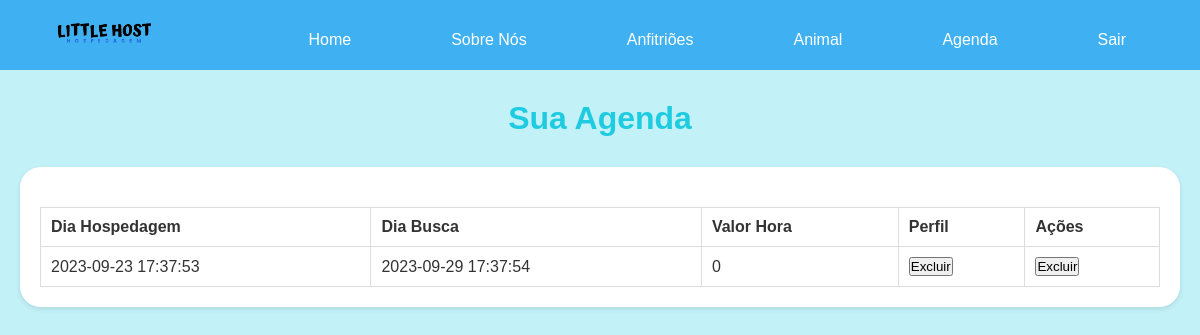
The page /View/agenda-tutor.php (signed in) on the database its author committed.
### tables this page shows
CREATE TABLE `hospedagem` (
  `cod` int(10) UNSIGNED NOT NULL,
  `cod_tutor` int(10) UNSIGNED NOT NULL,
  `cod_anfitriao` int(10) UNSIGNED NOT NULL,
  `cod_animal` int(10) UNSIGNED NOT NULL,
  `data_hosp` datetime NOT NULL,
  `data_busca` datetime NOT NULL,
  `valor_total` double UNSIGNED NOT NULL
);

### Controllers/HospedagemController.php (called while the page is built, shortened)
<?php
require_once("../Models/Hospedagem.php");
class HospedagemController {
    private $hospedagem;
    public function __construct() {
        $this->hospedagem = new Hospedagem();
    }
    public function listarHospedagensDoTutor($tutorCod) {
        return $this->hospedagem->listarHospedagensPorTutor($tutorCod);
    }
}
?>

### Models/Conexao.php (called while the page is built, shortened)
<?php
class Conexao{
    private function conexao(){
        $this->mysqli = new mysqli(BD_SERVIDOR, BD_USUARIO , BD_SENHA, BD_BANCO);
    }
}

### Models/Hospedagem.php (called while the page is built, shortened)
<?php
require_once("Conexao.php");
class Hospedagem extends Conexao {
	public function listarHospedagensPorTutor($tutorCod) {
		$hospedagens = array();
		$stmt = null;
		try {
			$stmt = $this->mysqli->prepare("SELECT data_hosp, data_busca, valor_total FROM hospedagem WHERE cod_tutor = ?");
			$stmt->bind_param("i", $tutorCod);
			$stmt->execute();
			$result = $stmt->get_result();
			while ($row = $result->fetch_assoc()) {
				$hospedagens[] = $row;
			}
		} catch (Exception $e) {
			echo "<script>alert('Ocorreu um erro ao buscar as hospedagens: " . $e . "')</script>";
		} finally {
			if ($stmt !== null) {
				$stmt->close();
			}
		}
		return $hospedagens;
	}
}
?>

### View/agenda-tutor.php (the view, shortened to what this page needs)
<?php
require_once('../Controllers/HospedagemController.php');
?>
<!DOCTYPE html>
<html lang="en">
<head>
    <link rel="stylesheet" type="text/css" href="css/agenda.css">
    <link rel="stylesheet" type="text/css" href="css/modal.css">
    <link rel="stylesheet" type="text/css" href="css/navFooter.css">
</head>
<body>
    <?php include('layouts/menu.php'); ?>
    <div class="container">
        <h1>Sua Agenda</h1>
        <main>
            <section class="content">
                <table class="user-table">
                    <thead>
                        <tr>
                            <th>Dia Hospedagem</th>
                            <th>Dia Busca</th>
                            <th>Valor Hora</th>
                            <th>Perfil</th>
                            <th>Ações</th>
                        </tr>
                    </thead>
                    <tbody>
                    <?php
                       $tutorCod = $_SESSION['tutor_cod'];
                       $hospedagemController = new HospedagemController();
                       $hospedagens = $hospedagemController->listarHospedagensDoTutor($tutorCod);
                            if (!empty($hospedagens)) {
                                foreach ($hospedagens as $hospedagem) {
                                    echo "<tr>";
                                    echo "<td>" . $hospedagem['data_hosp'] . "</td>";
                                    echo "<td>" . $hospedagem['data_busca'] . "</td>";
                                    echo "<td>" . $hospedagem['valor_total'] . "</td>";
                                    echo '<td><button onclick="excluirHospedagem(' . $hospedagem['cod'] . ')" class="btn-excluir">Excluir</button></td>';
                                    echo '<td><button onclick="excluirHospedagem(' . $hospedagem['cod'] . ')" class="btn-excluir">Excluir</button></td>';
                                    echo "</tr>";
                                }
                            } else {
                                echo "<tr><td colspan='4'>Nenhuma hospedagem encontrada para este tutor.</td></tr>";
                            }
                            ?>
                    </tbody>
                </table>
            </section>
        </main>
    </div>
</body>
</html>

### View/css/agenda.css (style rules this page uses)
body { margin: 0; padding: 0; font-family: Arial, sans-serif; background-color: #C2F1F7; color: #333; }
h1 { text-align: center; margin: 30px; color: #1ECBE1; }
.content { background-color: #fff; padding: 20px; border-radius: 1.3rem; box-shadow: 0 2px 5px rgba(0, 0, 0, 0.1); margin: 20px; max-width: 100%; }
.user-table { width: 100%; border-collapse: collapse; margin-top: 20px; }
.user-table th, .user-table td { padding: 10px; border: 1px solid #ddd; text-align: left; }

### View/css/navFooter.css (style rules this page uses)
* { margin: 0; padding: 0; box-sizing: border-box; font-family: sans-serif; }
:root { --blue: #1970E6; --lightBlue: #3fb1f2; --other-color: #1ECBE1 ; --second-color: blue; --bg-color: #C2F1F7 ; }

### rows shown on the page
hospedagem: data_hosp "2023-09-23 17:37:53", data_busca "2023-09-29 17:37:54", valor_total "0"
